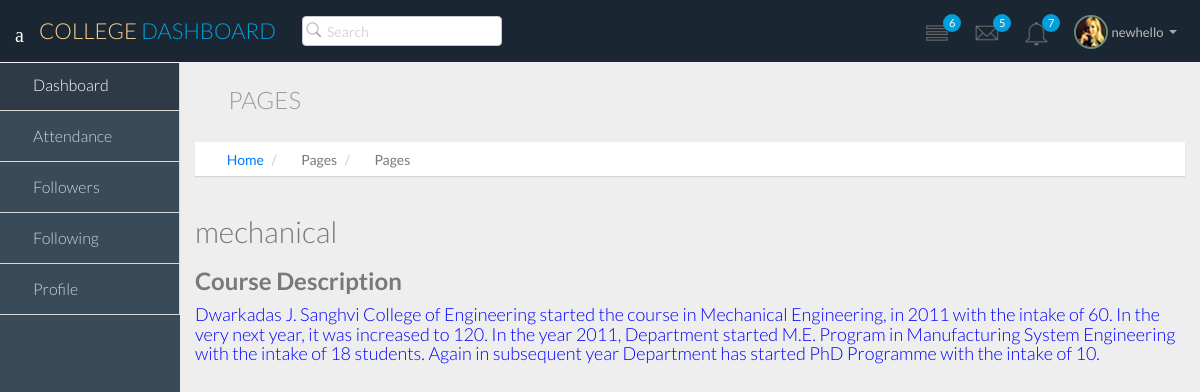
Page /user/17/course on the committed database.
### college/models.py (models this page shows, shortened)
class Student(models.Model):
    def get_upload_to(instance, filename):
        upload_to = 'user_avatars'
        ext = filename.split('.')[-1]
        if instance.pk:
            filename = '{}.{}'.format(instance.pk, ext)
        else:
            filename = '{}.{}'.format(uuid.uuid4().hex, ext)
        return upload_to + '/' + filename
    username=models.IntegerField(validators=[MinValueValidator(0),MaxValueValidator(1000000000000)], blank=True, null=True,unique=True)
    name = models.CharField(max_length=50)
    email = models.EmailField()
    course=models.ForeignKey(Course,on_delete=models.CASCADE, null=True)
    avatar = models.ImageField(upload_to=get_upload_to, default='user_avatars/default-avatar.jpg', blank=False, null=False)

class Course(models.Model):
    coursename= models.CharField(max_length=100, blank=True, null=True)
    description=models.CharField(max_length=500, blank=True, null=True)
    course_ka_photo = models.ImageField(default='media/lol.jpg', blank=True, null=True)
    def __str__(self):
        return self.coursename

### college/views.py (the view)
# urls.py: url(r'^user/(?P<username>[0-9]+)/course$', views.Mycourse, name="funcourse"),
def Mycourse(request, username):
    user = Student.objects.filter(username__iexact=username).first()
    c=user.course
    print(c)
    obj = Course.objects.filter(coursename=c).first()
    print(obj)
    data={
        "user":user,
        "cour":obj,
    }
    return render(request, 'course.html', data)

### college/templates/course.html (shortened to what this page needs)
<!DOCTYPE html>
{% load static %}
<html lang="en">
  <head>
    <link href="{% static 'css/bootstrap.min.css' %}" rel="stylesheet">
    <link href="{% static 'css/bootstrap-theme.css' %}" rel="stylesheet">
    <link href="{% static 'css/elegant-icons-style.css' %}" rel="stylesheet" />
    <link href="{% static 'css/font-awesome.min.css' %}" rel="stylesheet" />
    <link href="{% static 'css/style.css' %}" rel="stylesheet">
    <link href="{% static 'css/style-responsive.css' %}" rel="stylesheet" />
  </head>
  <body>
  <section id="container" class="">
      <header class="header dark-bg">
                <div class="toggle-nav">
                    <div class="icon-reorder tooltips" data-original-title="Toggle Navigation" data-placement="bottom"><i class="icon_menu"></i></div>
                </div>
                <a href="{% url 'dashboard' user.username %}" class="logo">College <span class="lite"> Dashboard</span></a>
                <div class="nav search-row" id="top_menu">
                    <ul class="nav top-menu">
                        <li>
                            <form class="navbar-form">
                                <input class="form-control" placeholder="Search" type="text">
                            </form>
                        </li>
                    </ul>
                </div>
                <div class="top-nav notification-row">
                    <ul class="nav pull-right top-menu">
                        <li id="task_notificatoin_bar" class="dropdown">
                            <a data-toggle="dropdown" class="dropdown-toggle" href="#">
                            <i class="icon-task-l"></i>
                            <span class="badge bg-important">6</span>
                            </a>
                        </li>
                        <li id="mail_notificatoin_bar" class="dropdown">
                            <a data-toggle="dropdown" class="dropdown-toggle" href="#">
                            <i class="icon-envelope-l"></i>
                            <span class="badge bg-important">5</span>
                            </a>
                        </li>
                        <li id="alert_notificatoin_bar" class="dropdown">
                            <a data-toggle="dropdown" class="dropdown-toggle" href="#">
                            <i class="icon-bell-l"></i>
                            <span class="badge bg-important">7</span>
                            </a>
                        </li>
                        <li class="dropdown">
                            <a data-toggle="dropdown" class="dropdown-toggle" href="#">
                            <span class="profile-ava">
                            <img alt="" src="{% static 'dashboard/img/avatar1_small.jpg' %}">
                            </span>
                            <span class="username">{{ user.name }}</span>
                            <b class="caret"></b>
                            </a>
                        </li>
                    </ul>
                </div>
            </header>
            <aside>
                <div id="sidebar"  class="nav-collapse ">
                    <ul class="sidebar-menu">
                        <li class="active">
                            <a class="" href="{% url 'dashboard' user.username %}">
                            <i class="icon_house_alt"></i>
                            <span>Dashboard</span>
                            </a>
                        </li>
                        <li>
                            <a class="" href="{% url 'attendance' user.username %}">
                            <i class="icon_table"></i>
                            <span>Attendance</span>
                            </a>
                        </li>
                        <li>
                            <a class="" href="{% url 'followers-list' user.username %}">
                            <i class="icon_genius"></i>
                            <span>Followers</span>
                            </a>
                        </li>
                        <li>
                            <a class="" href="{% url 'following-list' user.username %}">
                            <i class="icon_genius"></i>
                            <span>Following</span>
                            </a>
                        </li>
                        <li>
                            <a class="" href="profile.html">
                            <i class="icon_profile"></i>
                            <span>Profile</span>
                            </a>
                        </li>
                    </ul>
                </div>
            </aside>
      <section id="main-content">
          <section class="wrapper">
		  <div class="row">
				<div class="col-lg-12">
					<h3 class="page-header"><i class="fa fa fa-bars"></i> Pages</h3>
					<ol class="breadcrumb">
						<li><i class="fa fa-home"></i><a href="{% url 'dashboard' user.username %}">Home</a></li>
						<li><i class="fa fa-bars"></i>Pages</li>
						<li><i class="fa fa-square-o"></i>Pages</li>
					</ol>
				</div>
			</div>
              <h2>{{cour.coursename}}</h2>
              <h3 style='font-weight: bold;'>Course Description</h3>
              <div>
                <h4  style="color:blue;">{{cour.description}}</h4>
                <br>
              </div>
          </section>
      </section>
  </section>
  </body>
</html>

### rows in the picture
Student: name "newhello"
Course: coursename "mechanical", description "Dwarkadas J. Sanghvi College of Engineering started the course in Mechanical Engineering, in 2011 with the intake of 60. In the very next year, it was increased to 120. In the year 2011, Department started M.E. Program in Manufacturing System Engineering with the intake of 18 students. Again in subsequent year Department has started PhD Programme with the intake of 10."
